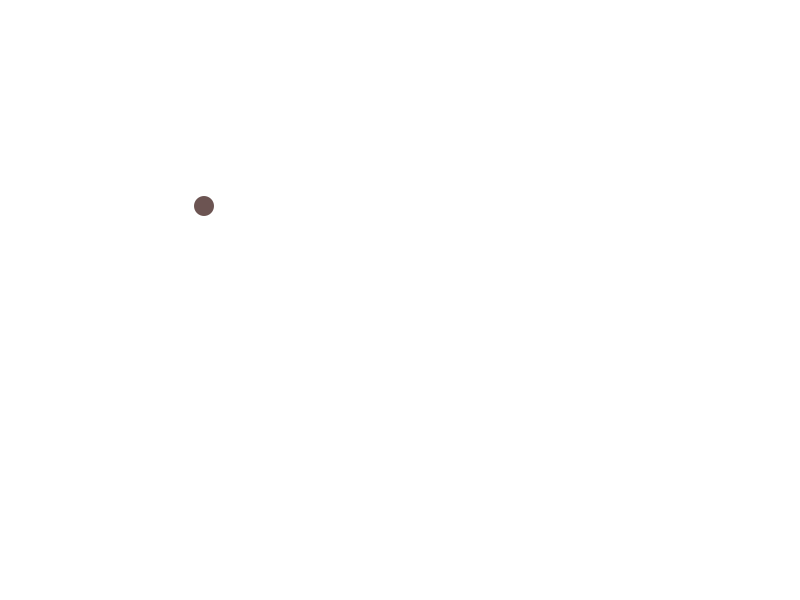
Frame 1 (no input)
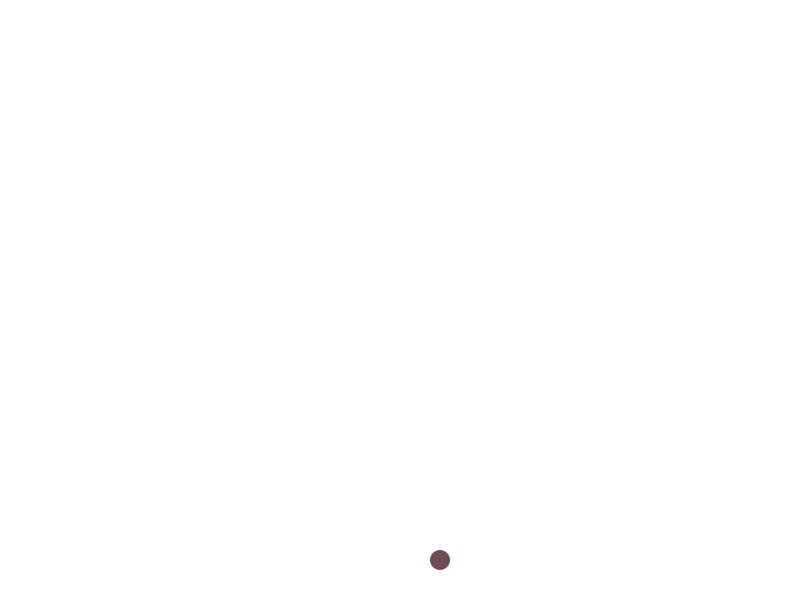
Frame 60 (the mouse pressed at the canvas centre just before this capture)
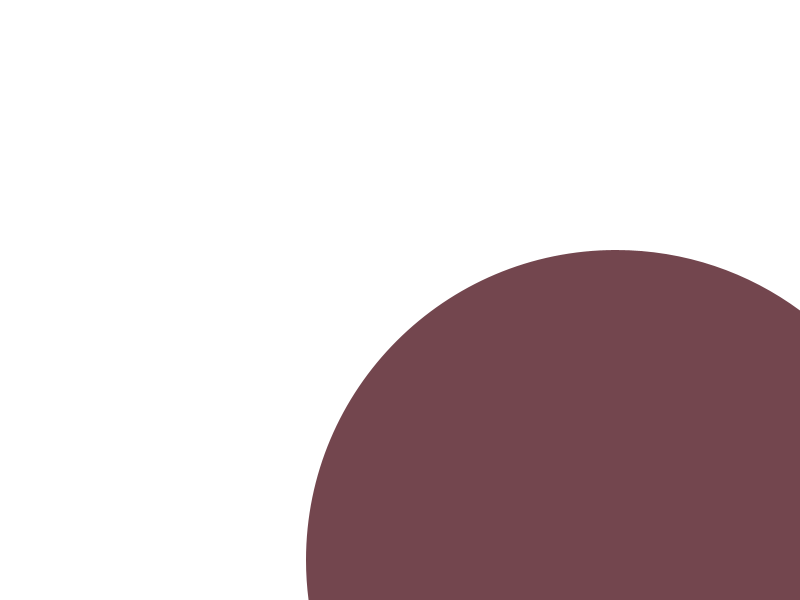
Frame 120 (the mouse held since frame 60 and released just before this capture)

The Processing sketch that drew these frames (run headless with seeded random() and noise(); from frame 60 on, the mouse is pressed at the canvas centre):

// Processing sketch: s06t00cringelings
// ── s06t00cringelings.pde
// Expresión Digital 2 - Diseño Digital - UDD - 2016
// Catalina Ringeling Selman
// s06t00cringelings

/*
Al correr el programa, aparecerá un ellipse el cuál se irá moviento con una velocidad 4 en x y 6 en y e irá rebotando en las paredes.
A medida que se mueve, se va cambiando de color gracias a un lerpColor, entre los colores verde y burdeo.
Al apretar la tecla i, la ellipse, desaparecerá, al apretarla de nuevo aparecerá.
Al mover el mouse se va cambiando el tamaño.
 
*/

boolean a;                        //

int x, y, velx, vely, t, ta;
float x1, y1, amt;
color c1, c2, c3, c4;
color bl;

void setup() {                                 // Se inicia el programa al iniciarlo una vez
  size(800, 600);                              // Tamaño de el Canvas
  x = 200;                                     // Variable de tamaño para x
  y = 200;                                     // Variable de tamaño para y
  x1 = (int)random(width);                     // Variable de tamaño para x1
  y1 = height / 2;                             // Variable de tamaño para y1

  velx = 4;                                    // Variable de velocidad para x
  vely = 6;                                    // Variable de velocidad para y

  t = 10;
  
  c1 = color (80, 149, 100);  // Verde         // Se señala la variable de color para la figura a dibujar
  c2 = color (255, 0, 0);     // Rojo          // Se señala la variable de color para la figura a dibujar
  c3 = color (#7C3148);       // Morado        // Se señala la variable de color para la figura a dibujar

  bl = color(255);            // Blanco        // Variable de color a usar en el background

  a = true;                   // Se señala que el boolean es verdadero al iniciar el programa
}

void draw() {                                  // Se puede efectar varias veces de principio a fin
  t = mouseY + 10;                             // Al mover el mouse por el programa en Y, se le cambiará el tamaño a la ellipse.
  amt = map(x1, 0, width, 0, 1);               //
  c2 = lerpColor(c1, c3, amt);                 //

  background(bl);                              // Color de Fondo.
  fill (c2);                                   // Color de la Ellipse al iniciar el programa.
  noStroke();                                  // No hay línea de borde
  
  x1++;
  y1++;

  x += velx;
  y += vely;

  if (a == true) {                             // Si la variable es verdadera, pasará o siguiente.
    ellipse(x, y, t * 2, t * 2);
  } else {
    a = false;
  }
  if (x > width - t / 2 || x < t / 2) {
    velx *= -1;
  }

  if (y > height - t / 2 || y < t / 2) {
    vely *= -1;
  }
}

void keyPressed () {                            // Se efectuará al apretar la letra 'i'
  if (key == 'i' && a == true) {                // Si se apreta la le
    a = false;
  } else if (key == 'i' && a == false) {
    a = true;
  }
}
